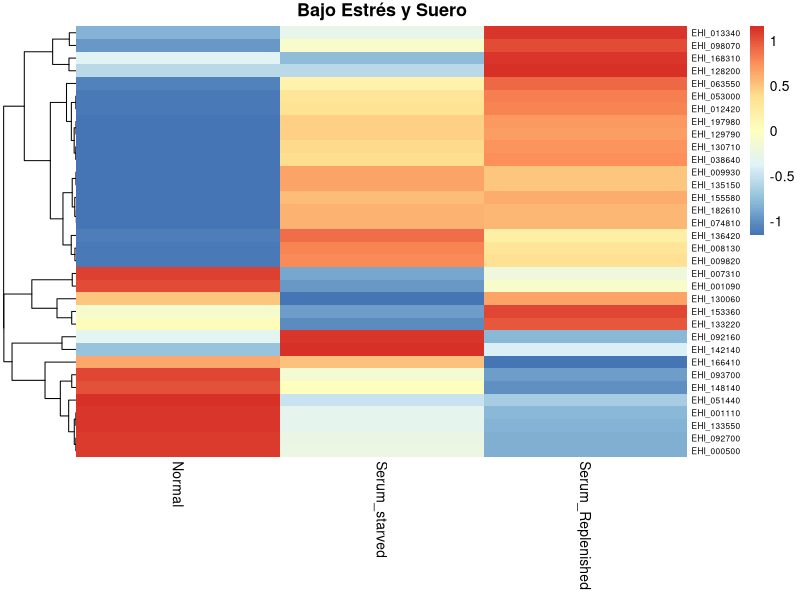
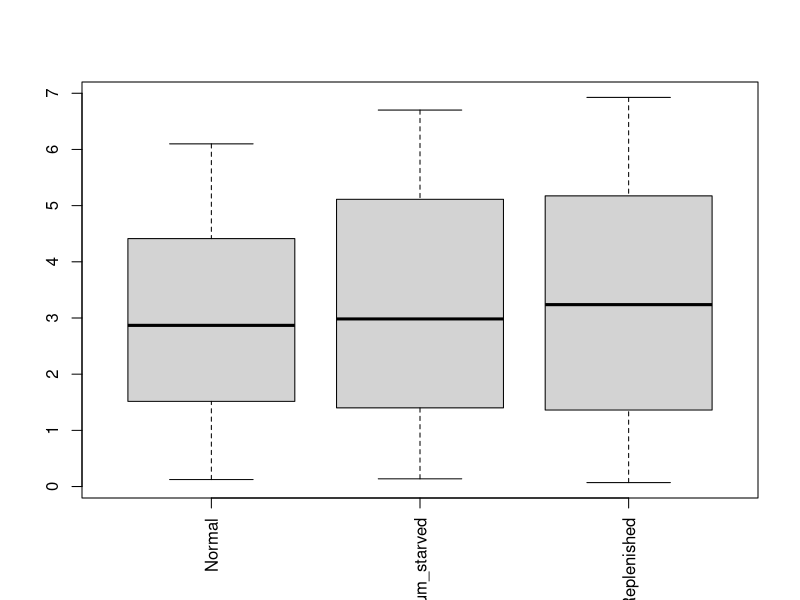
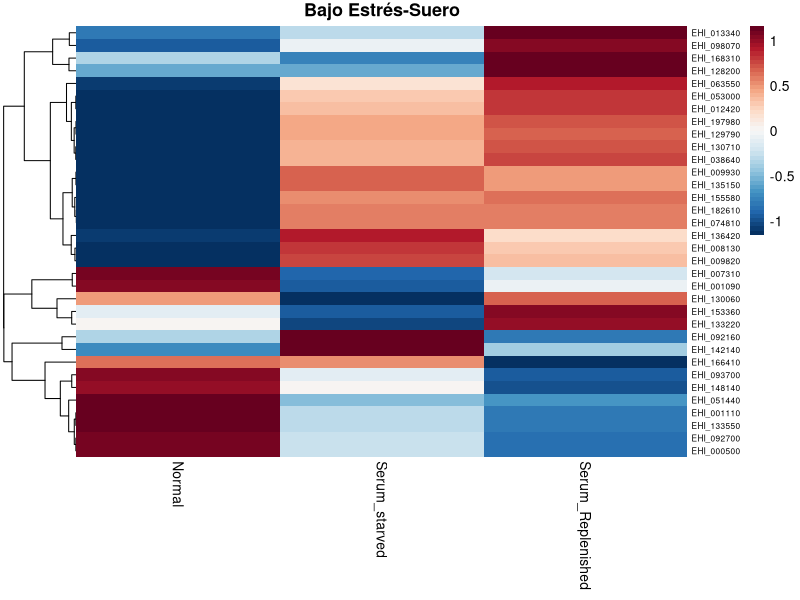
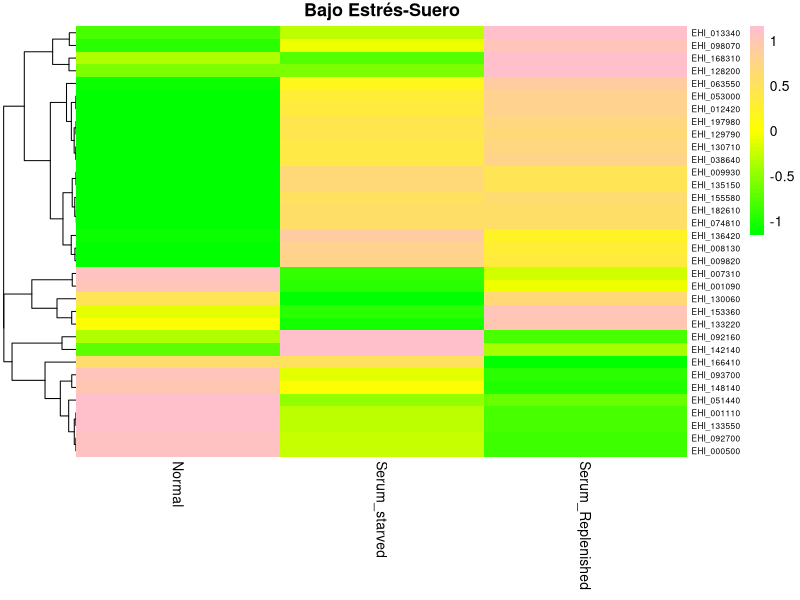
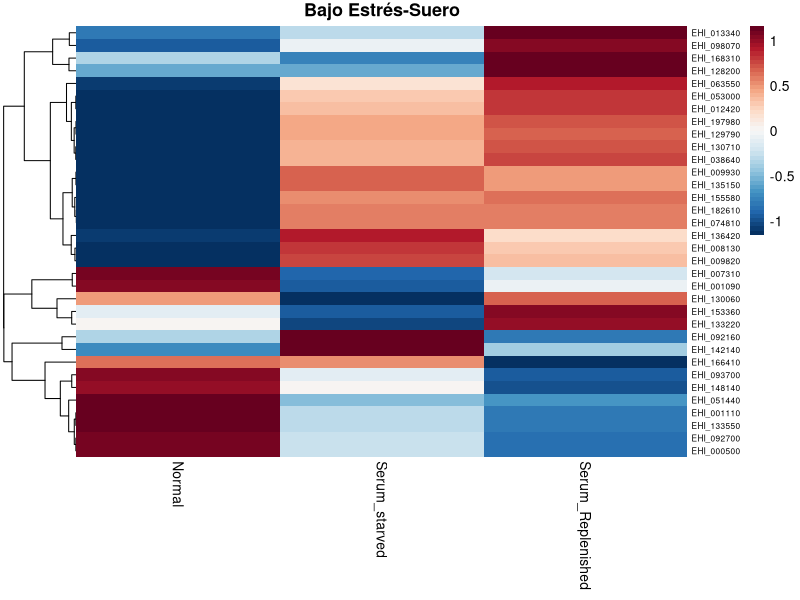
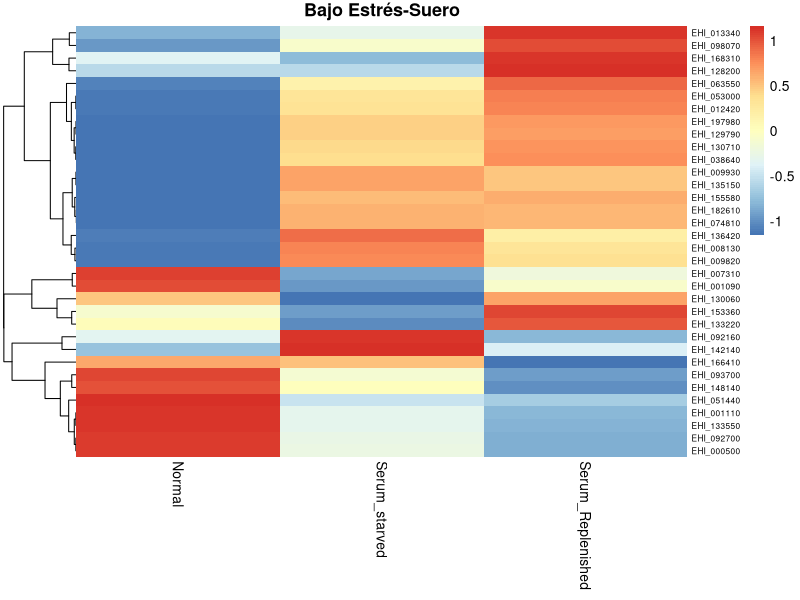
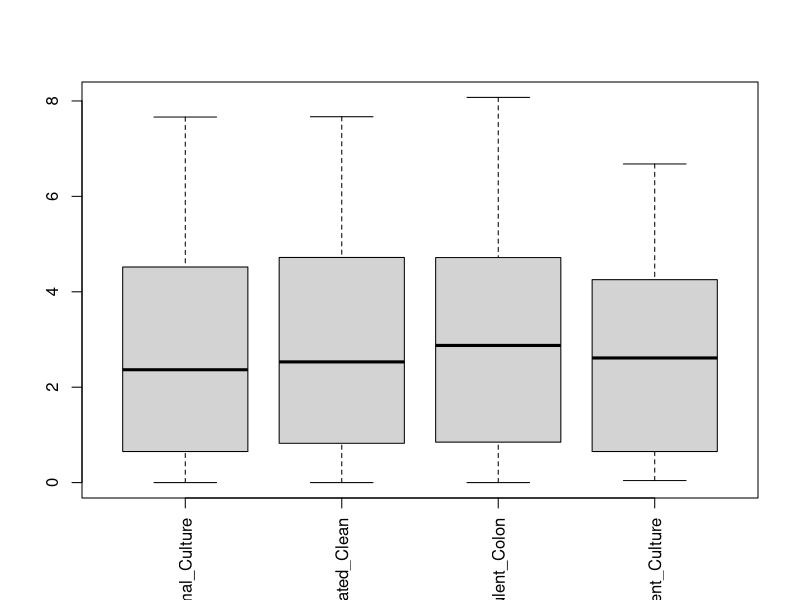
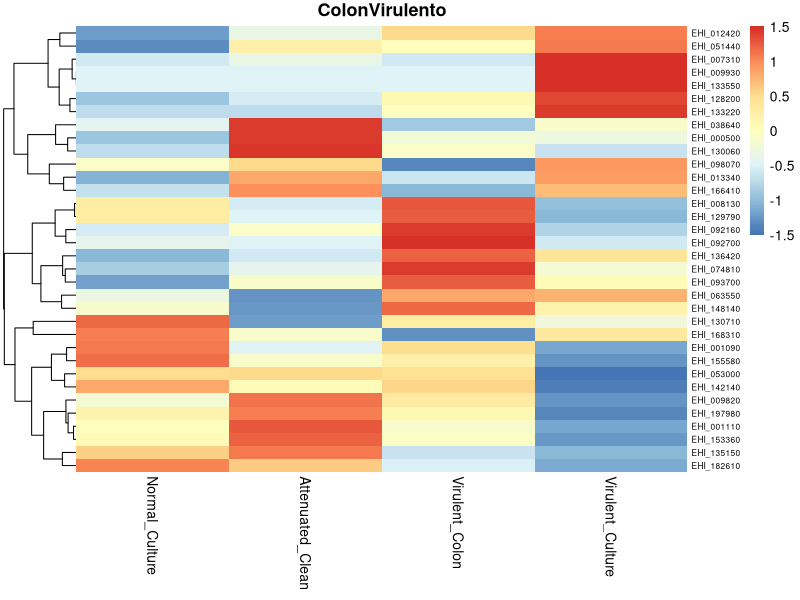

Write R code to recreate these figures, in order. (Note: this script raises an error after producing the figures.)
#<< == >> << == >> << == >> << == >> << == >> << == >> << == >> << == >> << == >> << == >> 
# Inicializacion del directorio de trabajo ----
#<< == >> << == >> << == >> << == >> << == >> << == >> << == >> << == >> << == >> << == >> 
#setwd("~/Desktop/MiGithub/MapaCalorReloaded/DraElisaNewData") # Mac
setwd("~/Documents/GitHub/MapaCalorReloaded/DraElisaNewData") # Laptop
#<< == >> << == >> << == >> << == >> << == >> << == >> << == >> << == >> << == >> << == >> 
# ---- Carga de librerias ----
#<< == >> << == >> << == >> << == >> << == >> << == >> << == >> << == >> << == >> << == >> 
library(RColorBrewer)
library(readr)
library(pheatmap)
library(dplyr)
#<< == >> << == >> << == >> << == >> << == >> << == >> << == >> << == >> << == >> << == >> 
# ---- Personalización de la paleta de colores ----
#<< == >> << == >> << == >> << == >> << == >> << == >> << == >> << == >> << == >> << == >> 
my_colors = brewer.pal(n = 11, name = "RdBu")
my_colors = colorRampPalette(my_colors)(50)
my_colors = rev(my_colors)
my_colors2 = c("green", "yellow", "pink")
my_colors2 = colorRampPalette(my_colors2)(50)
my_colors3 = brewer.pal(n = 11, name = "RdBu")
my_colors3 = colorRampPalette(my_colors3)(50)
my_colors3 = rev(my_colors3)
my_colors4 = colorRampPalette(rev(brewer.pal(n = 7, name = "RdYlBu")))(100)
#<< == >> << == >> << == >> << == >> << == >> << == >> << == >> << == >> << == >> << == >> 
# ---- Genes de Estress-Suero ----
#<< == >> << == >> << == >> << == >> << == >> << == >> << == >> << == >> << == >> << == >> 
NewGenes <- read_csv("ExpresionMybStresSuero.csv"); View(NewGenes)
colnames(NewGenes) <- c("GeneID","Normal","Serum_starved","Serum_Replenished"); View(NewGenes)
rownames(NewGenes) <- NewGenes$GeneID
NewGenes_Clean <- NewGenes[,2:4]; View(NewGenes_Clean)
NewGenes_Clean <- as.data.frame(NewGenes_Clean)
rownames(NewGenes_Clean) <- NewGenes$GeneID; View(NewGenes_Clean)
# Generacion de las bdd modificadas
NewGenes_log2   <-  log2(NewGenes_Clean + 1)
NewGenesOrdered <- NewGenes_Clean[order(-NewGenes_Clean$Normal),]
top_genes_NewGenes_Trop <- NewGenesOrdered %>% filter(Normal>0) %>% select(Normal)
k  <- dim(NewGenes_Clean); proporcion <- 1; 
NS <- round(k[1]*proporcion);
random_genes_NewGenes  <- sample(rownames(NewGenes_Clean),NS );
sampledNewGenes_Log2   <- NewGenes_log2[random_genes_NewGenes, ];
NewGenes_log2_filtrado <- NewGenes_log2[rowSums(NewGenes_log2) != 0, ];View(NewGenes_log2_filtrado)
LetraSize <- 6
pdf("MapasCalor/BoxplotEstresSuero.pdf")
boxplot(NewGenes_log2_filtrado, las = 3)
dev.off()
pdf("MapasCalor/HeathmapCFNormRenglonEstresSuero.pdf") # sin dendogramas columnas
pheatmap(NewGenes_log2_filtrado, cluster_cols = FALSE,
         scale = "row",fontsize_row = LetraSize, border_color = NA,
         main = "Bajo Estrés y Suero")
dev.off()
pdf("MapasCalor/HeathmapCFNormRenglonEstresSueroMycolors.pdf") # sin dendogramas columnas
pheatmap(NewGenes_log2_filtrado, cluster_cols = FALSE,color = my_colors,
         scale = "row",fontsize_row = LetraSize, border_color = NA,
         main = "Bajo Estrés-Suero")
dev.off()
pdf("MapasCalor/HeathmapCFNormRenglonEstresSueroMycolors2.pdf") # sin dendogramas columnas
pheatmap(NewGenes_log2_filtrado, cluster_cols = FALSE,color = my_colors2,
         scale = "row",fontsize_row = LetraSize, border_color = NA,
         main = "Bajo Estrés-Suero")
dev.off()
pdf("MapasCalor/HeathmapCFNormRenglonEstresSueroMycolors3.pdf") # sin dendogramas columnas
pheatmap(NewGenes_log2_filtrado, cluster_cols = FALSE,color = my_colors3,
         scale = "row",fontsize_row = LetraSize, border_color = NA,
         main = "Bajo Estrés-Suero")
dev.off()
pdf("MapasCalor/HeathmapCFNormRenglonEstresSueroMycolors4.pdf") # sin dendogramas columnas
pheatmap(NewGenes_log2_filtrado, cluster_cols = FALSE,color = my_colors4,
         scale = "row",fontsize_row = LetraSize, border_color = NA,
         main = "Bajo Estrés-Suero")
dev.off()
#<< == >> << == >> << == >> << == >> << == >> << == >> << == >> << == >> << == >> << == >> 
# ---- Genes de Colon Virulento ----
#<< == >> << == >> << == >> << == >> << == >> << == >> << == >> << == >> << == >> << == >> 
NewGenes <- read_csv("ExpresionMybColonVirulento.csv"); View(NewGenes)
colnames(NewGenes) <- c("GeneID",
                        "Attenuated_Clean",
                        "Normal_Culture",
                        "Virulent_Colon",
                        "Virulent_Culture"); View(NewGenes)
rownames(NewGenes) <- NewGenes$GeneID
NewGenes_Clean <- NewGenes[,2:5]; View(NewGenes_Clean)
NewGenes_Clean <- as.data.frame(NewGenes_Clean)
rownames(NewGenes_Clean) <- NewGenes$GeneID; View(NewGenes_Clean)
NewGenes_CleanTemp <- NewGenes_Clean[c("Normal_Culture",
                                       "Attenuated_Clean",
                                       "Virulent_Colon",
                                       "Virulent_Culture")] 

View(NewGenes_CleanTemp)
NewGenes_Clean <- NewGenes_CleanTemp; View(NewGenes_Clean)
#<< ==  ==  ==  ==  ==  ==  ==  ==  == ==  ==  ==  ==  ==  ==  ==  ==  ==  == >> 
# Generacion de las bdd modificadas
NewGenes_log2   <-  log2(NewGenes_Clean + 1); View(NewGenes_log2)
NewGenesOrdered <- NewGenes_Clean[order(-NewGenes_Clean$Normal_Culture),]
top_genes_NewGenes_Trop <- NewGenesOrdered %>% filter(Normal_Culture>0) %>% select(Normal_Culture)
k  <- dim(NewGenes_Clean); proporcion <- 1; 
NS <- round(k[1]*proporcion);
random_genes_NewGenes  <- sample(rownames(NewGenes_Clean),NS );
sampledNewGenes_Log2   <- NewGenes_log2[random_genes_NewGenes, ];
NewGenes_log2_filtrado <- NewGenes_log2[rowSums(NewGenes_log2) != 0, ];View(NewGenes_log2_filtrado)
LetraSize <- 6
pdf("MapasCalor/BoxplotColonVirulento.pdf")
boxplot(NewGenes_log2_filtrado, las = 3)
dev.off()
pdf("MapasCalor/HeathmapCFNormRenglonColonVirulento.pdf") # sin dendogramas columnas
pheatmap(NewGenes_log2_filtrado, cluster_cols = FALSE,
         scale = "row",fontsize_row = LetraSize, border_color = NA,
         main = "ColonVirulento")
dev.off()
pdf("MapasCalor/HeathmapCFNormRenglonColonVirulentoMycolors.pdf") # sin dendogramas columnas
pheatmap(NewGenes_log2_filtrado, cluster_cols = FALSE,color = my_colors,
         scale = "row",fontsize_row = LetraSize, border_color = NA,
         main = "ColonVirulento")
dev.off()
pdf("MapasCalor/HeathmapCFNormRenglonColonVirulentoMycolors2.pdf") # sin dendogramas columnas
pheatmap(NewGenes_log2_filtrado, cluster_cols = FALSE,color = my_colors2,
         scale = "row",fontsize_row = LetraSize, border_color = NA,
         main = "ColonVirulento")
dev.off()
pdf("MapasCalor/HeathmapCFNormRenglonColonVirulentoMycolors3.pdf") # sin dendogramas columnas
pheatmap(NewGenes_log2_filtrado, cluster_cols = FALSE,color = my_colors3,
         scale = "row",fontsize_row = LetraSize, border_color = NA,
         main = "ColonVirulento")
dev.off()
pdf("MapasCalor/HeathmapCFNormRenglonColonVirulentoMycolors4.pdf") # sin dendogramas columnas
pheatmap(NewGenes_log2_filtrado, cluster_cols = FALSE,color = my_colors4,
         scale = "row",fontsize_row = LetraSize, border_color = NA,
         main = "ColonVirulento")
dev.off()
#<< == >> << == >> << == >> << == >> << == >> << == >> << == >> << == >> << == >> << == >> 
# ---- Genes Estres-Calor ----
#<< == >> << == >> << == >> << == >> << == >> << == >> << == >> << == >> << == >> << == >> 
NewGenes <- read_csv("ExpresionMybStressCalor.csv"); View(NewGenes)
colnames(NewGenes)
## ---- Reetiquetado de nombres de columnas y se extraen las columnas a trabajar  ---
colnames(NewGenes) <- c("GeneID",
                        "HM1IMSS_Rahman_RNA",
                        "Sense_0hr",
                        "Sense_2hr",
                        "Sense_4hr",
                        "Sense_8hr","Empty"); View(NewGenes)
rownames(NewGenes) <- NewGenes$GeneID
NewGenes_Clean <- NewGenes[,2:6]; View(NewGenes_Clean)
NewGenes_Clean <- as.data.frame(NewGenes_Clean)
rownames(NewGenes_Clean) <- NewGenes$GeneID; View(NewGenes_Clean)
## ---- Generacion de las bdd modificadas ---- 
NewGenes_log2   <-  log2(NewGenes_Clean + 1); View(NewGenes_log2)
#  ----  Orden con respecto a una de las columnas ---- 
NewGenesOrdered <- NewGenes_Clean[order(-NewGenes_Clean$HM1IMSS_Rahman_RNA),]
top_genes_NewGenes_Trop <- NewGenesOrdered %>% filter(HM1IMSS_Rahman_RNA>0) %>% select(HM1IMSS_Rahman_RNA)
#  ---- Se continua con el procesamiento de los datos ---- 
k  <- dim(NewGenes_Clean); proporcion <- 1; 
NS <- round(k[1]*proporcion);
random_genes_NewGenes  <- sample(rownames(NewGenes_Clean),NS );
sampledNewGenes_Log2   <- NewGenes_log2[random_genes_NewGenes, ];
NewGenes_log2_filtrado <- NewGenes_log2[rowSums(NewGenes_log2) != 0, ];View(NewGenes_log2_filtrado)
LetraSize <- 6
## ---- Generacion de graficos ----
pdf("MapasCalor/BoxplotEstresCalor.pdf")
boxplot(NewGenes_log2_filtrado, las = 3)
dev.off()
pdf("MapasCalor/HeathmapCFNormRenglonEstresCalor.pdf") # sin dendogramas columnas
pheatmap(NewGenes_log2_filtrado, cluster_cols = FALSE,
         scale = "row",fontsize_row = LetraSize, border_color = NA,
         main = "Estres-Calor")
dev.off()
pdf("MapasCalor/HeathmapCFNormRenglonEstresCalorMycolors.pdf") # sin dendogramas columnas
pheatmap(NewGenes_log2_filtrado, cluster_cols = FALSE,color = my_colors,
         scale = "row",fontsize_row = LetraSize, border_color = NA,
         main = "Estres-Calor")
dev.off()
pdf("MapasCalor/HeathmapCFNormRenglonEstresCalorMycolors2.pdf") # sin dendogramas columnas
pheatmap(NewGenes_log2_filtrado, cluster_cols = FALSE,color = my_colors2,
         scale = "row",fontsize_row = LetraSize, border_color = NA,
         main = "Estres-Calor")
dev.off()
pdf("MapasCalor/HeathmapCFNormRenglonEstresCalorMycolors3.pdf") # sin dendogramas columnas
pheatmap(NewGenes_log2_filtrado, cluster_cols = FALSE,color = my_colors3,
         scale = "row",fontsize_row = LetraSize, border_color = NA,
         main = "Estres-Calor")
dev.off()
pdf("MapasCalor/HeathmapCFNormRenglonEstresCalorMycolors4.pdf") # sin dendogramas columnas
pheatmap(NewGenes_log2_filtrado, cluster_cols = FALSE,color = my_colors4,
         scale = "row",fontsize_row = LetraSize, border_color = NA,
         main = "Estres-Calor")
dev.off()
#<< == >> << == >> << == >> << == >> << == >> << == >> << == >> << == >> << == >> << == >> 
# ---- Genes Enquistamiento ----
#<< == >> << == >> << == >> << == >> << == >> << == >> << == >> << == >> << == >> << == >> 
# ---- Limpiamos el entorno y la consola ----
rm(list = ls())
cat("\014")
# ---- Lectura de los genes ----
NewGenes <- read_csv("ExpresionMybEnquistamiento.csv"); View(NewGenes)
colnames(NewGenes)
## ---- Reetiquetado de nombres de columnas y se extraen las columnas a trabajar  ---
colnames(NewGenes) <- c("GeneID",
                        "Trophs",
                        "Trophs_Low_Glucose",
                        "Cysts_1wk",
                        "Cysts_3wk",
                        "Cysts_8wk"); View(NewGenes)
rownames(NewGenes) <- NewGenes$GeneID
NewGenes_Clean <- NewGenes[,2:6]; View(NewGenes_Clean)
NewGenes_Clean <- as.data.frame(NewGenes_Clean)
rownames(NewGenes_Clean) <- NewGenes$GeneID; View(NewGenes_Clean)
#NewGenesClean <- na.omit(NewGenes_Clean); View(NewGenesClean)
NewGenesClean <- NewGenes_Clean[1:32,]; View(NewGenesClean)
NewGenes_Clean <- NewGenesClean; View(NewGenes_Clean)
## ---- Generacion de las bdd modificadas ---- 
NewGenes_Clean <- as.data.frame(lapply(NewGenes_Clean, as.numeric))
NewGenes_log2   <-  log2(NewGenes_Clean + 1); View(NewGenes_log2)
#  ----  Orden con respecto a una de las columnas ---- 
NewGenesOrdered <- NewGenes_Clean[order(-NewGenes_Clean$Trophs),]
top_genes_NewGenes_Trop <- NewGenesOrdered %>% filter(Trophs>0) %>% select(Trophs)
#  ---- Se continua con el procesamiento de los datos ---- 
k  <- dim(NewGenes_Clean); proporcion <- 1; 
NS <- round(k[1]*proporcion);
random_genes_NewGenes  <- sample(rownames(NewGenes_Clean),NS );
sampledNewGenes_Log2   <- NewGenes_log2[random_genes_NewGenes, ];
NewGenes_log2_filtrado <- NewGenes_log2[rowSums(NewGenes_log2) != 0, ];View(NewGenes_log2_filtrado)
LetraSize <- 6
## ---- Personalización de la paleta de colores ----
my_colors = brewer.pal(n = 11, name = "RdBu")
my_colors = colorRampPalette(my_colors)(50)
my_colors = rev(my_colors)
my_colors2 = c("green", "yellow", "pink")
my_colors2 = colorRampPalette(my_colors2)(50)
my_colors3 = brewer.pal(n = 11, name = "RdBu")
my_colors3 = colorRampPalette(my_colors3)(50)
my_colors3 = rev(my_colors3)
my_colors4 = colorRampPalette(rev(brewer.pal(n = 7, name = "RdYlBu")))(100)
## ---- Generacion de graficos ----
pdf("MapasCalor/Enquistamiento.pdf")
boxplot(NewGenes_log2_filtrado, las = 3)
dev.off()
pdf("MapasCalor/HeathmapCFNormRenglonEnquistamiento.pdf") # sin dendogramas columnas
pheatmap(NewGenes_log2_filtrado, cluster_cols = FALSE,
         scale = "row",fontsize_row = LetraSize, border_color = NA,
         main = "Enquistamiento")
dev.off()
pdf("MapasCalor/HeathmapCFNormRenglonEnquistamientoMycolors.pdf") # sin dendogramas columnas
pheatmap(NewGenes_log2_filtrado, cluster_cols = FALSE,color = my_colors,
         scale = "row",fontsize_row = LetraSize, border_color = NA,
         main = "Enquistamiento")
dev.off()
pdf("MapasCalor/HeathmapCFNormRenglonEnquistamientoMycolors2.pdf") # sin dendogramas columnas
pheatmap(NewGenes_log2_filtrado, cluster_cols = FALSE,color = my_colors2,
         scale = "row",fontsize_row = LetraSize, border_color = NA,
         main = "Enquistamiento")
dev.off()
pdf("MapasCalor/HeathmapCFNormRenglonEnquistamientoMycolors3.pdf") # sin dendogramas columnas
pheatmap(NewGenes_log2_filtrado, cluster_cols = FALSE,color = my_colors3,
         scale = "row",fontsize_row = LetraSize, border_color = NA,
         main = "Enquistamiento")
dev.off()
pdf("MapasCalor/HeathmapCFNormRenglonEnquistamientoMycolors4.pdf") # sin dendogramas columnas
pheatmap(NewGenes_log2_filtrado, cluster_cols = FALSE,color = my_colors4,
         scale = "row",fontsize_row = LetraSize, border_color = NA,
         main = "Enquistamiento")
dev.off()
#<< == >> << == >> << == >> << == >> << == >> << == >> << == >> << == >> << == >> << == >> 
#<< == >> << == >> << == >> << == >> << == >> << == >> << == >> << == >> << == >> << == >> 
# ---- Genes Modelo Intestinal ----
#<< == >> << == >> << == >> << == >> << == >> << == >> << == >> << == >> << == >> << == >> 
# ---- Limpiamos el entorno y la consola ----
rm(list = ls())
cat("\014")
## ---- Personalización de la paleta de colores ----
#<< == >> << == >> << == >> << == >> << == >> << == >> << == >> << == >> << == >> << == >> 
my_colors = brewer.pal(n = 11, name = "RdBu")
my_colors = colorRampPalette(my_colors)(50)
my_colors = rev(my_colors)
my_colors2 = c("green", "yellow", "pink")
my_colors2 = colorRampPalette(my_colors2)(50)
my_colors3 = brewer.pal(n = 11, name = "RdBu")
my_colors3 = colorRampPalette(my_colors3)(50)
my_colors3 = rev(my_colors3)
my_colors4 = colorRampPalette(rev(brewer.pal(n = 7, name = "RdYlBu")))(100)
# ---- Lectura de los genes ----
NewGenes <- read_csv("ExpresionMybModIntestinal.csv"); View(NewGenes)
colnames(NewGenes)
## ---- Reetiquetado de nombres de columnas y se extraen las columnas a trabajar  ---
colnames(NewGenes) <- c("GeneID",
                        "HM1_Trophs_TYI",
                        "Rahman",
                        "Mouse_Adptd",
                        "HTrophs1d",
                        "Trophs29d"); View(NewGenes)
rownames(NewGenes) <- NewGenes$GeneID
NewGenes_Clean <- NewGenes[,2:6]; View(NewGenes_Clean)
NewGenes_Clean <- as.data.frame(NewGenes_Clean)
rownames(NewGenes_Clean) <- NewGenes$GeneID; View(NewGenes_Clean)
#NewGenesClean <- na.omit(NewGenes_Clean); View(NewGenesClean)
#NewGenesClean <- NewGenes_Clean[1:32,]; View(NewGenesClean)
#NewGenes_Clean <- NewGenesClean; View(NewGenes_Clean)
## ---- Generacion de las bdd modificadas ---- 
#NewGenes_Clean <- as.data.frame(lapply(NewGenes_Clean, as.numeric))
NewGenes_log2   <-  log2(NewGenes_Clean + 1); View(NewGenes_log2)
#rownames(NewGenes_log2) <- rownames(NewGenes_Clean) <- NewGenes$GeneID
#  ----  Orden con respecto a una de las columnas ---- 
NewGenesOrdered <- NewGenes_Clean[order(-NewGenes_Clean$HM1_Trophs_TYI),]
top_genes_NewGenes_Trop <- NewGenesOrdered %>% filter(HM1_Trophs_TYI>0) %>% select(HM1_Trophs_TYI)
#  ---- Se continua con el procesamiento de los datos ---- 
k  <- dim(NewGenes_Clean); proporcion <- 1; 
NS <- round(k[1]*proporcion);
random_genes_NewGenes  <- sample(rownames(NewGenes_Clean),NS );
sampledNewGenes_Log2   <- NewGenes_log2[random_genes_NewGenes, ];
NewGenes_log2_filtrado <- NewGenes_log2[rowSums(NewGenes_log2) != 0, ];View(NewGenes_log2_filtrado)
LetraSize <- 6
## ---- Generacion de graficos ----
pdf("MapasCalor/ModIntestinal.pdf")
boxplot(NewGenes_log2_filtrado, las = 3)
dev.off()
pdf("MapasCalor/HeathmapCFNormRenglonModIntestinal.pdf") # sin dendogramas columnas
pheatmap(NewGenes_log2_filtrado, cluster_cols = FALSE,
         scale = "row",fontsize_row = LetraSize, border_color = NA,
         main = "Modelo-Intestinal")
dev.off()
pdf("MapasCalor/HeathmapCFNormRenglonModIntestinalMycolors.pdf") # sin dendogramas columnas
pheatmap(NewGenes_log2_filtrado, cluster_cols = FALSE,color = my_colors,
         scale = "row",fontsize_row = LetraSize, border_color = NA,
         main = "Modelo-Intestinal")
dev.off()
pdf("MapasCalor/HeathmapCFNormRenglonModIntestinalMycolors2.pdf") # sin dendogramas columnas
pheatmap(NewGenes_log2_filtrado, cluster_cols = FALSE,color = my_colors2,
         scale = "row",fontsize_row = LetraSize, border_color = NA,
         main = "Modelo-Intestinal")
dev.off()
pdf("MapasCalor/HeathmapCFNormRenglonModIntestinalMycolors3.pdf") # sin dendogramas columnas
pheatmap(NewGenes_log2_filtrado, cluster_cols = FALSE,color = my_colors3,
         scale = "row",fontsize_row = LetraSize, border_color = NA,
         main = "Modelo-Intestinal")
dev.off()
pdf("MapasCalor/HeathmapCFNormRenglonModIntestinalMycolors4.pdf") # sin dendogramas columnas
pheatmap(NewGenes_log2_filtrado, cluster_cols = FALSE,color = my_colors4,
         scale = "row",fontsize_row = LetraSize, border_color = NA,
         main = "Modelo-Intestinal")
dev.off()
#<< == >> << == >> << == >> << == >> << == >> << == >> << == >> << == >> << == >> << == >> 
#<< == >> << == >> << == >> << == >> << == >> << == >> << == >> << == >> << == >> << == >> 
